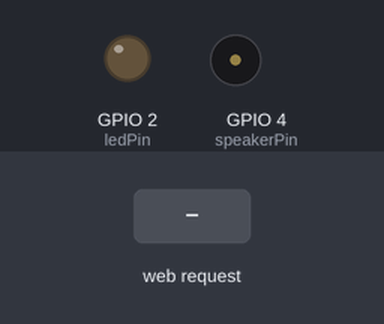
A sketch run on a simulated ESP32. Parts: output pins drawn as LEDs (lit = HIGH), buzzer (waves = sounding). Inputs (shaded band) come from the test bench. WiFi joins after 1.5 s; servers stay silent unless stated; network time is answered at once with the bench clock; random numbers use the default seed unless the sketch sets one; what the sketch prints to the serial monitor is not drawn.

Above: at 2.7 s.
2.8 s: HTTP request GET /LED=ON received
At 3.07 s:
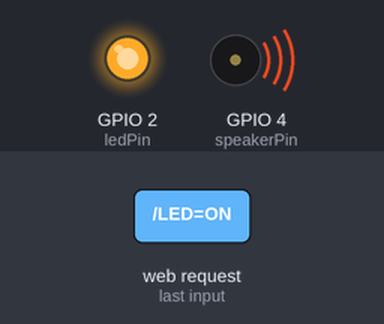
At 4.4 s:
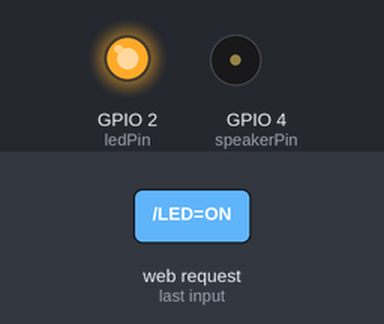
4.7 s: HTTP request GET /LED=OFF received
At 4.97 s:
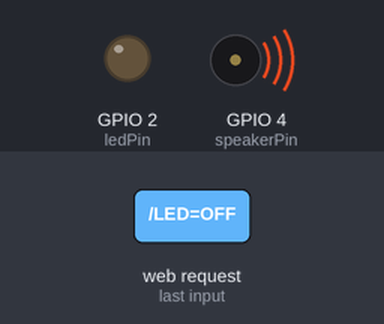
Timing chart, 0 to 7.7 s (numbered marks = the images above; inputs shaded):
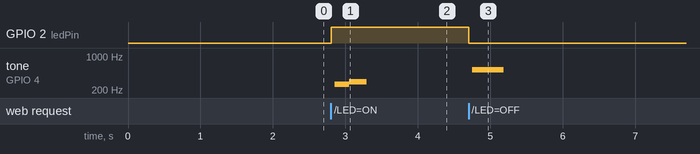

Measured:
- after the input at 2.8 s, GPIO 2 (ledPin): LOW → HIGH at once; tone on GPIO 4 (speakerPin): silent → 262 Hz after 0.05 s, → 293 Hz 0.20 s later, → silent 0.24 s later
- after the input at 4.7 s, GPIO 2 (ledPin): HIGH → LOW at once; tone on GPIO 4 (speakerPin): silent → 521 Hz after 0.05 s, → silent 0.44 s later

The sketch:

Blink.ino
```cpp
#include <WiFi.h>
#include <NTPClient.h>
#include <WiFiUdp.h>

const char* ssid = "DESKTOP-OKR9ELB 1657";
const char* password = "11111111";

WiFiServer server(80);

const int ledPin = 2;
const int speakerPin = 4;

int internetSpeed = 0;

String satelliteStatus = "連接成功";
String subscriberInfo = "用戶: 張三";
const float latitude = 25.0330;         // Пример фиксированной широты (Тайбэй)
const float longitude = 121.5654;

WiFiUDP ntpUDP;
NTPClient timeClient(ntpUDP, "pool.ntp.org", 28800, 60000);

unsigned long previousMillis = 0;
const long interval = 3000;

const int melodyOn[] = {
  262, 294,
};
const int durationOn[] = {
  200, 200,
};

const int melodyOff[] = {
  523, 494,
};
const int durationOff[] = {
  200, 200,
};

void playTone(int pin, int frequency, int duration) {
  if (frequency == 0) {
    delay(duration);
    return;
  }
  int period = 1000000 / frequency;
  int halfPeriod = period / 2;
  int cycles = frequency * duration / 1000;
  for (int i = 0; i < cycles; i++) {
    digitalWrite(pin, HIGH);
    delayMicroseconds(halfPeriod);
    digitalWrite(pin, LOW);
    delayMicroseconds(halfPeriod);
  }
}

void playMelody(const int *melody, const int *durations, int length) {
  for (int i = 0; i < length; i++) {
    playTone(speakerPin, melody[i], durations[i]);
    delay(20);
  }
}

void setup() {
  pinMode(ledPin, OUTPUT);
  digitalWrite(ledPin, LOW);

  pinMode(speakerPin, OUTPUT);
  digitalWrite(speakerPin, LOW);

  Serial.begin(115200);
  WiFi.begin(ssid, password);

  Serial.print("Подключение к Wi-Fi...");
  while (WiFi.status() != WL_CONNECTED) {
    delay(500);
    Serial.print(".");
  }
  Serial.println(" Подключено!");
  Serial.print("IP адрес: ");
  Serial.println(WiFi.localIP());

  timeClient.begin();
  timeClient.update();

  server.begin();
}

void loop() {
  unsigned long currentMillis = millis();

  if (currentMillis - previousMillis >= interval) {
    previousMillis = currentMillis;
    internetSpeed = random(50, 150);
    Serial.print("Обновленная скорость интернета: ");
    Serial.print(internetSpeed);
    Serial.println(" Mbps");
  }

  WiFiClient client = server.available();
  if (client) {
    Serial.println("Новый клиент подключен.");
    String request = client.readStringUntil('\r');
    Serial.println("Запрос: " + request);
    client.flush();

    bool ledStateChanged = false;
    bool ledState = digitalRead(ledPin);

    String path = "";
    if (request.indexOf("GET /LED=ON") != -1) {
      path = "/LED=ON";
    } else if (request.indexOf("GET /LED=OFF") != -1) {
      path = "/LED=OFF";
    } else if (request.indexOf("GET /speed") != -1) {
      path = "/speed";
    } else if (request.indexOf("GET /info") != -1) {
      path = "/info";
    }

    if (path == "/LED=ON") {
      digitalWrite(ledPin, HIGH);
      ledStateChanged = true;
      Serial.println("LED включен.");
      playMelody(melodyOn, durationOn, sizeof(melodyOn)/sizeof(melodyOn[0]));
    }
    else if (path == "/LED=OFF") {
      digitalWrite(ledPin, LOW);
      ledStateChanged = true;
      Serial.println("LED выключен.");
      playMelody(melodyOff, durationOff, sizeof(melodyOff)/sizeof(melodyOff[0]));
    }
    else if (path == "/speed") {
      Serial.print("Отправка скорости: ");
      Serial.println(internetSpeed);
      client.print(String(internetSpeed));
      client.stop();
      Serial.println("Клиент отключен.");
      return;
    }
    else if (path == "/info") {
      timeClient.update();
      String currentTime = timeClient.getFormattedTime();

      String json = "{";
      json += "\"satelliteStatus\":\"" + satelliteStatus + "\",";
      json += "\"subscriberInfo\":\"" + subscriberInfo + "\",";
      json += "\"latitude\":" + String(latitude, 4) + ",";
      json += "\"longitude\":" + String(longitude, 4) + ",";
      json += "\"currentTime\":\"" + currentTime + "\"";
      json += "}";

      Serial.println("Отправка информации: " + json);
      client.println("HTTP/1.1 200 OK");
      client.println("Content-Type: application/json");
      client.println("Connection: close");
      client.println();
      client.print(json);
      client.stop();
      Serial.println("Клиент отключен.");
      return;
    }

    String html = R"rawliteral(
    <!DOCTYPE HTML>
    <html lang='zh-TW'>
    <head>
      <meta charset='UTF-8'>
      <meta name='viewport' content='width=device-width, initial-scale=1.0'>
      <title>OrbitalLink Control</title>
      <style>
        body {
          font-family: 'Segoe UI', Tahoma, Geneva, Verdana, sans-serif;
          background: linear-gradient(to right, #ece9e6, #ffffff);
          color: #333;
          text-align: center;
          padding: 40px;
        }
        h1 {
          color: #2c3e50;
          margin-bottom: 20px;
        }
        .button {
          background-color: #2980b9;
          border: none;
          color: white;
          padding: 15px 30px;
          text-align: center;
          text-decoration: none;
          display: inline-block;
          font-size: 18px;
          margin: 10px 5px;
          cursor: pointer;
          border-radius: 5px;
          transition: background-color 0.3s ease;
        }
        .button:hover {
          background-color: #3498db;
        }
        .button.off {
          background-color: #c0392b;
        }
        .button.off:hover {
          background-color: #e74c3c;
        }
        .speed {
          margin-top: 40px;
        }
        #speedValue {
          font-size: 20px;
          margin-top: 10px;
        }
        .info {
          margin-top: 20px;
          text-align: left;
          display: inline-block;
          max-width: 500px;
          width: 100%;
        }
        .info p {
          font-size: 16px;
          margin: 5px 0;
        }
        .note {
          margin-top: 30px;
          font-size: 14px;
          color: #555;
        }

        /* Медиазапросы для мобильных устройств */
        @media only screen and (max-width: 600px) {
          .button {
            padding: 10px 20px;
            font-size: 16px;
            margin: 8px 2px;
          }
          .info {
            max-width: 90%;
          }
          #speedValue {
            font-size: 18px;
          }
        }
      </style>
      <script>
        function updateInfo() {
          fetch('/info')
            .then(response => response.json())
            .then(data => {
              document.getElementById('satelliteStatus').innerText = "衛星狀態: " + data.satelliteStatus;
              document.getElementById('subscriberInfo').innerText = "訂閱者資訊: " + data.subscriberInfo;
              document.getElementById('geodata').innerText = "地理位置: " + data.latitude + "°, " + data.longitude + "°";
              document.getElementById('currentTime').innerText = "當前時間: " + data.currentTime;
              document.getElementById('speedValue').innerText = "網路速度: " + "230" + " Mbps";
            })
            .catch(error => console.error('錯誤:', error));
        }
        setInterval(updateInfo, 1000); // Обновление каждые 1 секунду
        window.onload = updateInfo;
      </script>
    </head>
    <body>
      <h1>OrbitalLink Control</h1>
      <div>
        <a href="/LED=ON"><button class='button'>開啟</button></a>
        <a href="/LED=OFF"><button class='button off'>關閉</button></a>
      </div>
      <div class='speed'>
        <h2>網路速度模擬</h2>
        <p id='speedValue'>0 Mbps</p>
      </div>
      <div class="info">
        <p id="satelliteStatus">衛星狀態: </p>
        <p id="subscriberInfo">訂閱者資訊: </p>
        <p id="geodata">地理位置: </p>
        <p id="currentTime">當前時間: </p>
      </div>
      <div class="note">
        886-7-6577711 ext 2082~2088
      </div>
    </body>
    </html>
    )rawliteral";

    client.println("HTTP/1.1 200 OK");
    client.println("Content-Type: text/html");
    client.println("Connection: close");
    client.println();
    client.print(html);
    client.stop();
    Serial.println("Клиент отключен.");
  }
}
```
